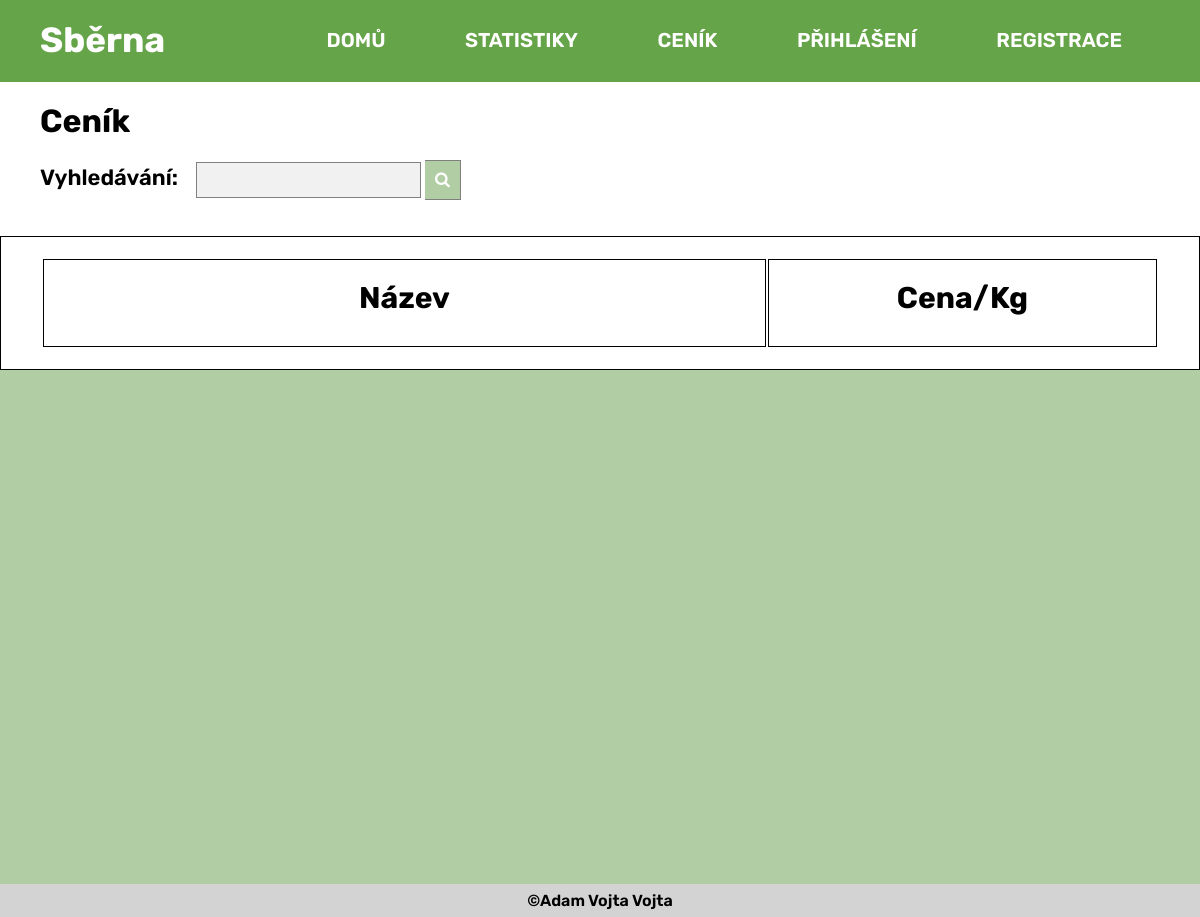
Before: /cenik with the older database file.
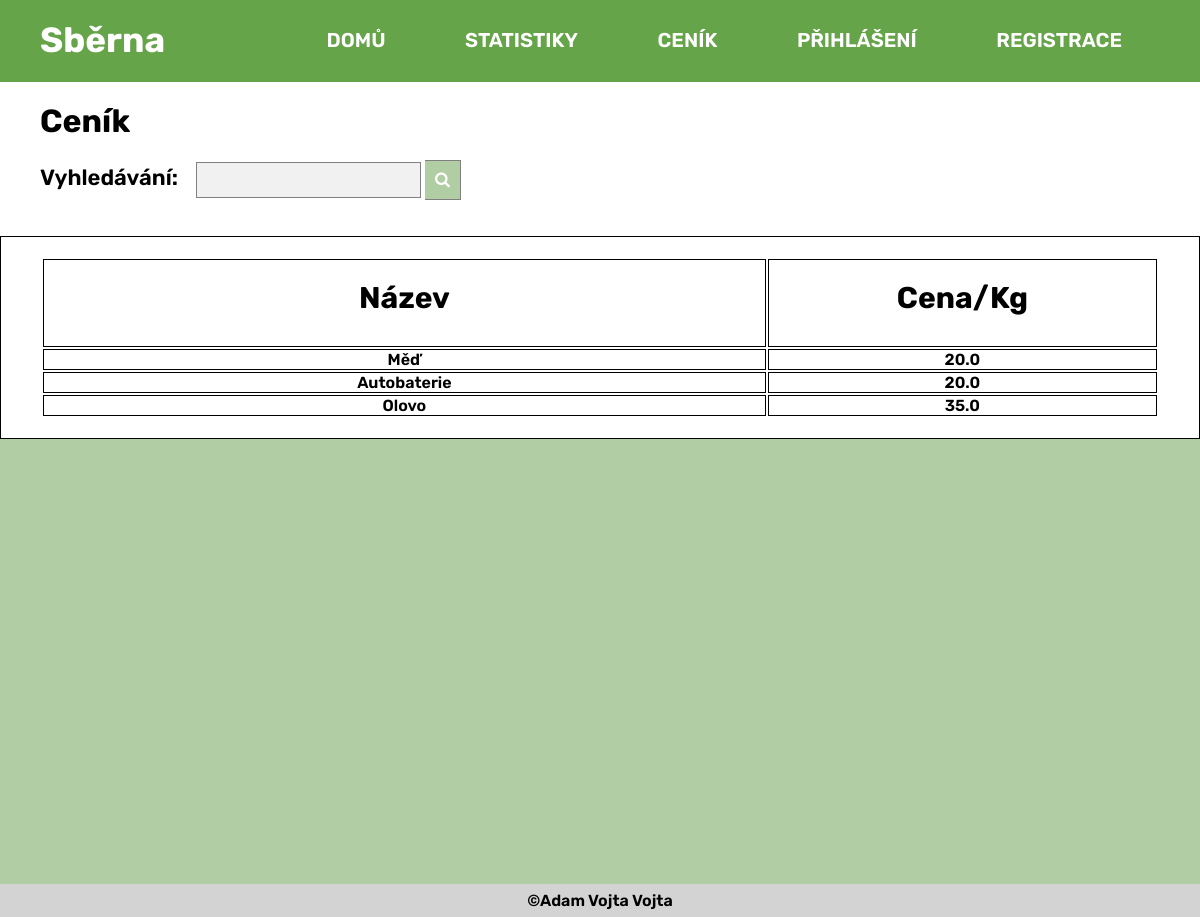
After: the same page with the newer database file.
### tables this page shows
CREATE TABLE ceny (id_ceny INTEGER NOT NULL PRIMARY KEY AUTOINCREMENT, datum_od DATE NOT NULL, datum_do DATE NOT NULL, cena FLOAT NOT NULL, id_typu_materialu INTEGER NOT NULL REFERENCES typy_materialu (id_typu_materialu));

CREATE TABLE typy_materialu (id_typu_materialu INTEGER NOT NULL PRIMARY KEY AUTOINCREMENT, nazev TEXT NOT NULL);

### app.py (the view)
@app.route('/cenik', methods = ['GET', 'POST'])
def pricelist() -> ResponseReturnValue:
    if request.method == 'POST':
        search = request.form['search']
        return render_template("pricelist.jinja2",
                               materials=search_pricelist(search))
    return render_template("pricelist.jinja2", materials=not_searching())

### app.py (called while the page is built)
def process_query(query: str) -> Query:
    connection = sqlite3.connect(DB_PATH)
    cursor = connection.cursor()
    cursor.execute(query)
    data = cursor.fetchall()
    connection.close()
    return data

def not_searching() -> Any:
    none_query = "SELECT nazev, cena FROM ceny JOIN typy_materialu ON" \
                 "(ceny.id_typu_materialu = typy_materialu.id_typu_materialu)" \
                 "WHERE datum_od <= datetime('now') AND datum_do >= datetime('now');"
    return process_query(none_query)

### templates/pricelist.jinja2 (shortened to what this page needs)
{% extends 'main.jinja2' %}
{% block content %}
<link rel="stylesheet" href="https://cdnjs.cloudflare.com/ajax/libs/font-awesome/4.7.0/css/font-awesome.min.css">
<h1 class="headline">
Ceník
</h1>
<form method="POST" class="pricelist__search">
<label>
Vyhledávání:
</label>
<input type="text" name="search">
<button type="submit"><i class="fa fa-search"></i></button>
</form>
<div class="pricelist__results">
<table style="width:100%;padding-top:20px;padding-left:40px;padding-right:40px;padding-bottom:20px;text-align:center;background-color:white;">
   <tr>
    <th style="width:65%;padding-top:20px;padding-bottom:30px;font-size:30px;">Název</th>
		<th style="padding-top:20px;padding-bottom:30px;font-size:30px;">Cena/Kg</th>
	 </tr>
   {% for i in materials %}
   <tr>
    <td>{{i[0]}}</td>
    <td>{{i[1]}}</td>
   </tr>
   {%endfor%}
  </table>
{% endblock %}

Changed rows visible on the page:
added ceny: nazev "Měď", cena "20.0"
added ceny: nazev "Autobaterie", cena "20.0"
added ceny: nazev "Olovo", cena "35.0"
